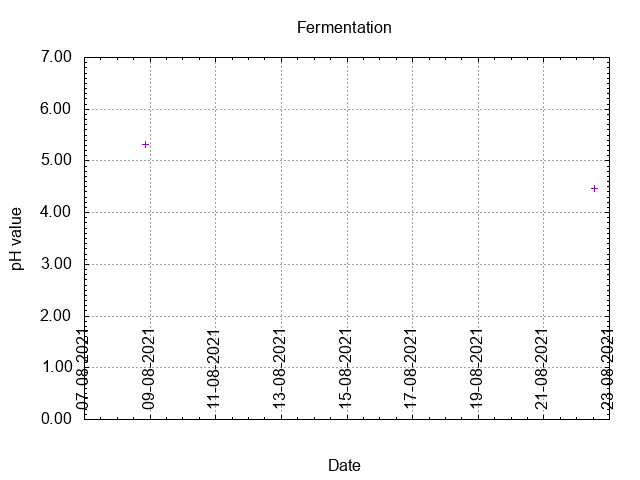

Recreate this plot in gnuplot.
# setup graph
set term png
output_file = "fermentation_ph.png"
set output output_file
set title "Fermentation"
set style data points
set ylabel "pH value"
set format y "%.2f"
set yrange [0:7]
set grid y
set ytics 1
set mytics 10
set xlabel "Date"
set grid x
set xtics offset 0,1.0 rotate by 90
set autoscale x
set xdata time
set timefmt "%d-%m-%Y  %H:%M"
set format x "%d-%m-%Y"
plot "fermentation.data" using 1:6 pt 1 ps 1 title ""
# set output back to default
set output
# reset terminal type
set terminal pop
